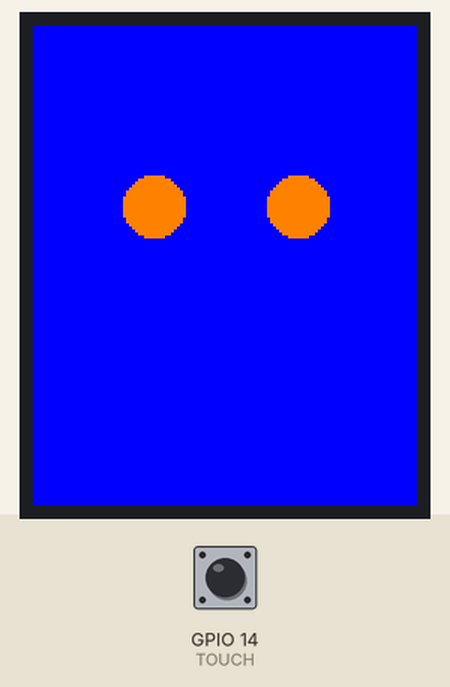
Simulated run of this sketch. Board: ESP32. Shown: 128×160 colour display. The inputs (shaded band) are chosen by the test bench; at power-on: GPIO 14 (TOUCH) HIGH.

Above: at 1.3 s.
1.4 s: GPIO 14 (TOUCH) pulled LOW for 3.2 s
Timing chart, 0 to 4.4 s (numbered marks = the images above; inputs shaded):
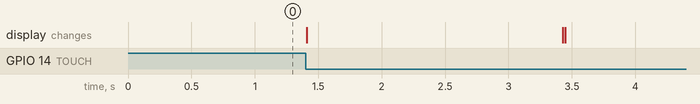

The sketch:

Starbie.ino
```cpp
#include <Wire.h>
#include <Adafruit_GFX.h>
#include <Adafruit_ST7735.h>
#include <Adafruit_MPU6050.h>
#include <DHT.h>
#include <Adafruit_Sensor.h>

// DISPLAY
const int TFT_CS = 5;
const int TFT_DC = 27;
const int TFT_RST = 4;

// ESP

const int BUTTON1 =32;
const int BUTTON2 =15;
const int DHT_DATA =17;
const int TOUCH =14;
const int BAT_SENSE = 35;
const int MOTOR = 27;


//default one - MISO , CLK ,MOSI


// i2c connect
// SCL = 22 and SDA = 21 are already defined by the ESP32 board package

const bool USE_DHT = true;


Adafruit_ST7735 tft = Adafruit_ST7735(TFT_CS,TFT_DC,TFT_RST);

const int TOUCH_LIMIT = 50;
bool happy1=false;
unsigned long happyStart =0;
unsigned long lastBlink =0;


void clearFace(){
  tft.fillRect(0,30,128,100,ST77XX_BLUE);
}
void drawEye(){
  clearFace();
  tft.fillCircle(40,60,10,ST77XX_ORANGE);
  tft.fillCircle(88,60,10,ST77XX_ORANGE);
}

void sleepEye(){
  tft.fillRect(30 , 59,20,3 ,ST77XX_ORANGE);
  tft.fillRect(78 , 59,20,3 ,ST77XX_ORANGE);
}
void happy(){
  tft.drawLine(30,68,40,55,ST77XX_ORANGE);
  tft.drawLine(40,55,50,68,ST77XX_ORANGE);


  tft.drawLine(78,68,88,55,ST77XX_ORANGE);
  tft.drawLine(88,55,98,68,ST77XX_ORANGE);
}

void setup(){
  tft.initR(INITR_BLACKTAB);
  tft.fillScreen(ST77XX_BLUE);
  drawEye();
  lastBlink =millis();

}
void loop(){
  bool touched = (touchRead(TOUCH)<TOUCH_LIMIT);
  if (touched && !happy1){
    happy1 = true;
    happyStart = millis();
    happy();
  }
  if (happy1 && millis() - happyStart > 2000){
    happy1 = false;
    drawEye();
    lastBlink = millis();
  }
  if(!happy1 && millis() -lastBlink >3000){
    sleepEye();
    delay(200);
    drawEye();
    lastBlink = millis();
  }

  delay(20);
}
```
